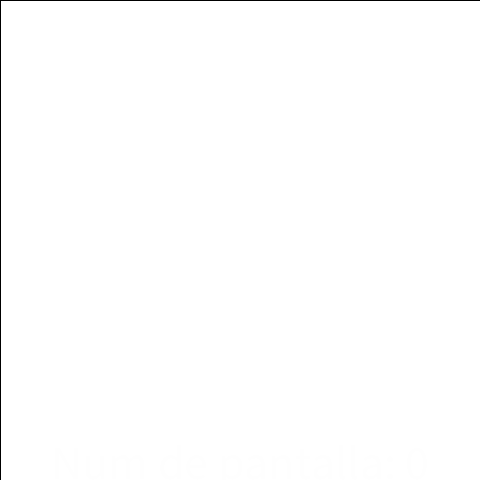
Frame 1 (no input)
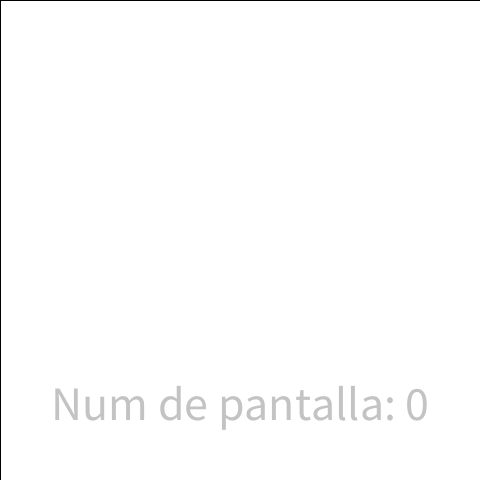
Frame 60 (the mouse pressed at the canvas centre just before this capture)
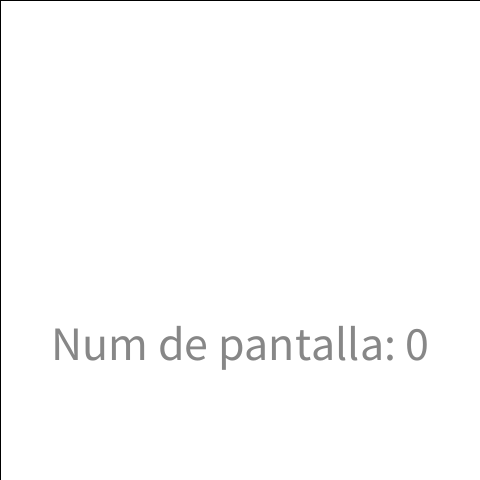
Frame 120 (the mouse held since frame 60 and released just before this capture)

The Processing sketch that drew these frames (run headless with seeded random() and noise(); from frame 60 on, the mouse is pressed at the canvas centre):

// Processing sketch: pantallasEstados
// ── pantallasEstados.pde
//ESTADOS Y PANTALLAS

int numPantalla;
int contador;
int maxPantallas;

float posInicialEnXPantalla;
float posInicialEnYPantalla;

float posInicialEnXTexto;
float posInicialEnYTexto;

float opacidad;

void setup() {
  size(480, 480);
  textSize(48);
  numPantalla = 0;
  maxPantallas = 4;
  posInicialEnXPantalla = 0;
  posInicialEnYPantalla = 0; // --

  posInicialEnXTexto = width/2;
  posInicialEnYTexto = height; // --

  opacidad = height;
}

void draw() {

  background(0);

  estados();
}

void mouseMoved() {

  println("Mouse detectado X:", mouseX, "Y: ", mouseY);
}

// ── funciones.pde
void estados() {

  contador++;
  opacidad--;

  if (contador >= height) {

    contador = 0;
    opacidad = height;

    if (numPantalla < maxPantallas) {

      numPantalla++;
    } else {

      numPantalla = 0;
    }
  }

  println("Contador: "+contador, "Pantalla: " +numPantalla);


  miFuncionParaDibujarPantallas(numPantalla, contador, opacidad);
}

void miFuncionParaDibujarPantallas(int numeroDePantallaParaLaFuncion, int contador, float opacidad) {

  pushStyle();

  fill(255);
  rect(posInicialEnXPantalla, posInicialEnYPantalla, width, height);

  fill(0);
  textAlign(CENTER);


  fill(0, contador);
  text("Num de pantalla: " + numeroDePantallaParaLaFuncion, posInicialEnXTexto, posInicialEnYTexto-contador);
  // NUMERO DE PANTALLA
  // PUEDE IR TAMBIEN:
  // TEXTO
  // COLOR
  popStyle();
}


void miFuncionParaDibujar() {

  pushStyle();
  fill(255);
  rect(0, 0, width, height);
  fill(0);
  ellipse(0, 0, width, height);

  text("Hola", width/4, height/2);

  popStyle();
}

void dibujarOtraCosa() {

  pushStyle();

  fill(255, 0, 0);
  triangle(0, 0, width, 0, width, height);

  popStyle();
}
